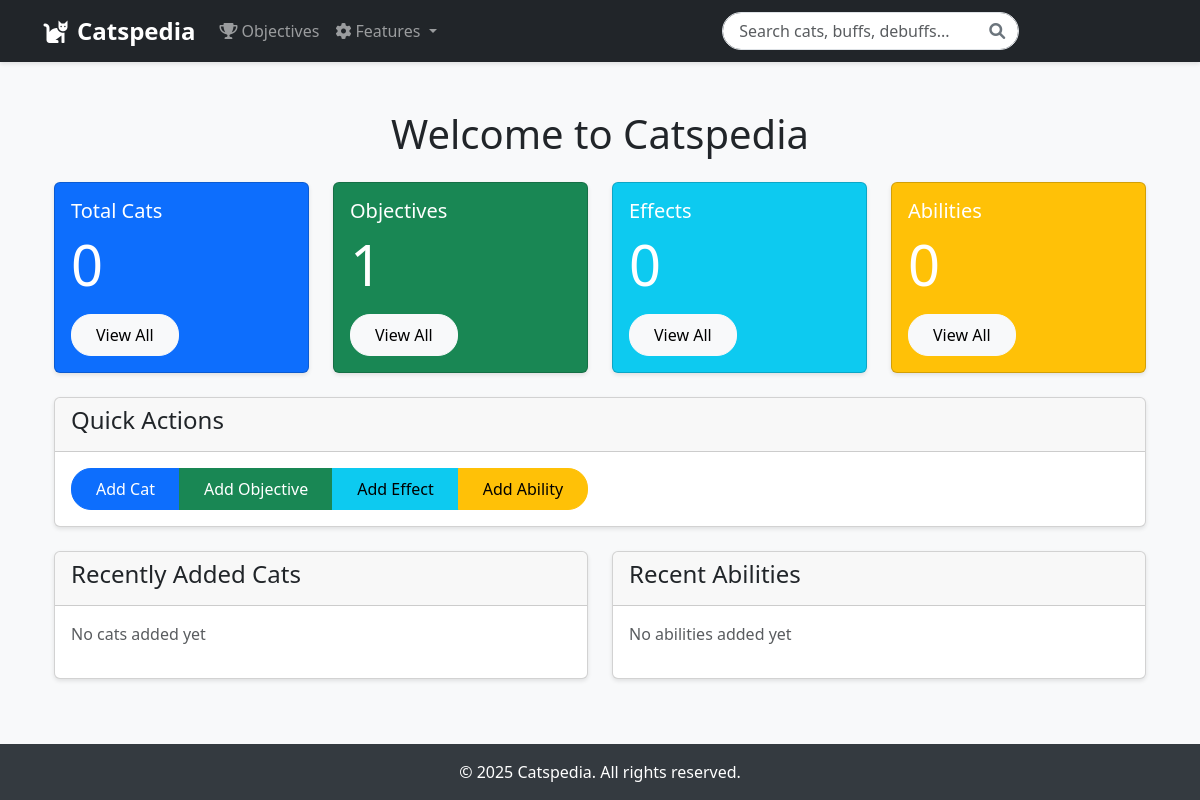
Before: / with the older database file.
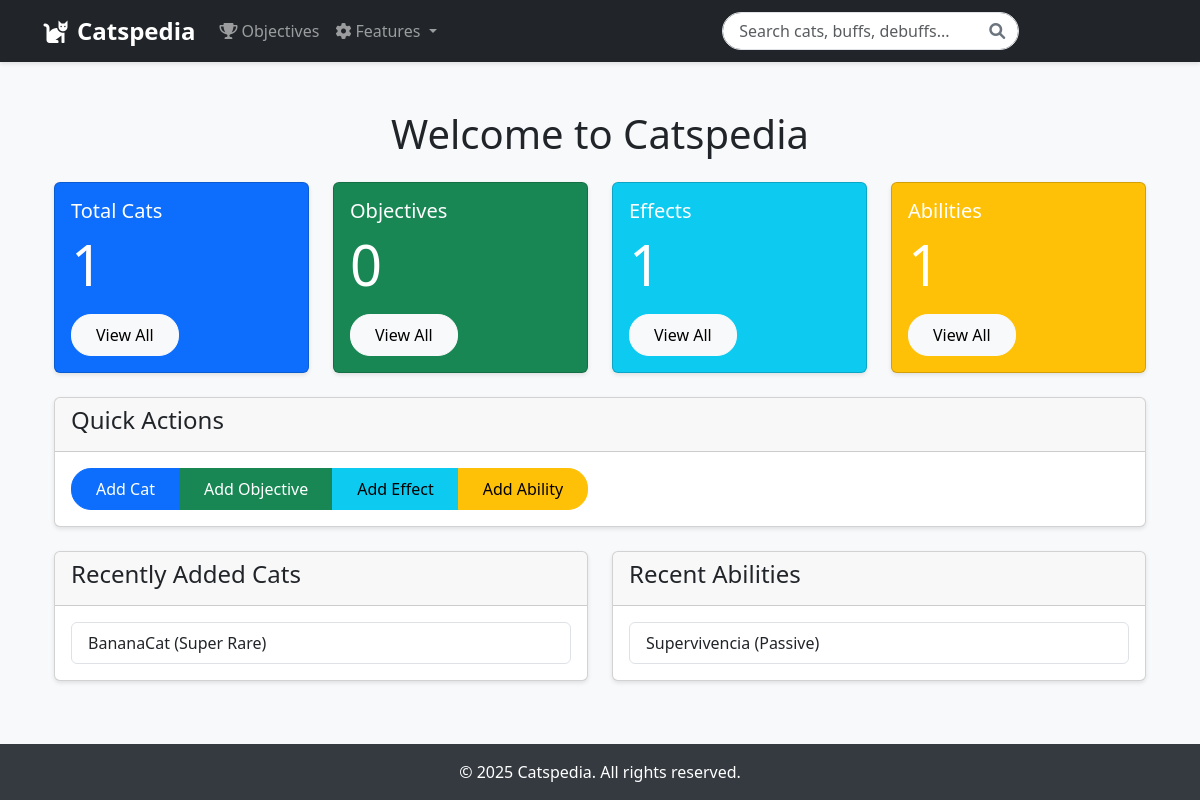
After: the same page with the newer database file.
### Catspedia/models.py (models this page shows, shortened)
class Cat(models.Model):
    name = models.CharField(max_length=100, unique=True)
    description = models.TextField(help_text="Description of the cat")
    rarity = models.CharField(
        max_length=50,
        choices=[
            ('NORMAL', 'Normal'),
            ('SPECIAL', 'Special'),
            ('RARE', 'Rare'),
            ('SUPER_RARE', 'Super Rare'),
            ('UBER_RARE', 'Uber Rare'),
            ('LEGEND_RARE', 'Legend Rare')
        ],
        default='NORMAL'
    )
    image = models.ImageField(upload_to='cats/', blank=True, null=True)
    base_health = models.IntegerField(
        validators=[MinValueValidator(1)],
        help_text="Base health points"
    )
    base_attack = models.IntegerField(
        validators=[MinValueValidator(1)],
        help_text="Base attack power"
    )
    abilities = models.ManyToManyField(
        'Ability',
        related_name='cats',
        blank=True,
        help_text="Abilities this cat has"
    )
    attack_range = models.IntegerField(
        default=140,
        validators=[MinValueValidator(1)],
        help_text="Attack range in pixels"
    )
    attack_speed = models.FloatField(
        default=1.0,
        validators=[MinValueValidator(0.1)],
        help_text="Attack speed (attacks per second)"
    )
    movement_speed = models.IntegerField(
        default=10,
        validators=[MinValueValidator(1)],
        help_text="Movement speed"
    )
    cost = models.IntegerField(
        default=75,
        validators=[MinValueValidator(0)],
        help_text="Cost to deploy"
    )
    created_at = models.DateTimeField(auto_now_add=True)
    updated_at = models.DateTimeField(auto_now=True)
    class Meta:
        ordering = ['rarity', 'name']
        verbose_name = "Cat"
        verbose_name_plural = "Cats"

class Ability(models.Model):
    name = models.CharField(max_length=100, unique=True)
    description = models.TextField(help_text="Description of the ability")
    effects = models.ManyToManyField(
        Effect,
        related_name='abilities',
        blank=True,
        help_text="Effects this ability can produce (optional)"
    )
    ability_type = models.CharField(
        max_length=50,
        choices=[
            ('PASSIVE', 'Passive'),
            ('ACTIVE', 'Active'),
            ('CONDITIONAL', 'Conditional'),
            ('TRIGGERED', 'Triggered')
        ],
        default='PASSIVE'
    )
    target_traits = models.JSONField(
        default=list,
        help_text="List of enemy traits this ability affects"
    )
    requirements = models.JSONField(
        default=dict,
        help_text="Requirements to unlock/use this ability"
    )
    energy_cost = models.IntegerField(
        default=0,
        validators=[MinValueValidator(0)],
        help_text="Energy cost to use the ability (if active)"
    )
    created_at = models.DateTimeField(auto_now_add=True)
    updated_at = models.DateTimeField(auto_now=True)
    class Meta:
        ordering = ['ability_type', 'name']
        verbose_name = "Ability"
        verbose_name_plural = "Abilities"

### Catspedia/views.py (the view)
# urls.py: path("", HomeView.as_view(), name="home"),
class HomeView(TemplateView):
    template_name = "catspedia/home.html"
    def get_context_data(self, **kwargs):
        context = super().get_context_data(**kwargs)
        context["cat_count"] = Cat.objects.count()
        context["objective_count"] = Objective.objects.count()
        context["effect_count"] = Effect.objects.count()
        context["ability_count"] = Ability.objects.count()
        context["recent_cats"] = Cat.objects.order_by('-created_at')[:5]
        context["recent_abilities"] = Ability.objects.order_by('-created_at')[:5]
        return context

### templates/catspedia/home.html (shortened to what the changed rows need)
{% extends 'catspedia/base.html' %}
{% block content %}
<div class="container py-4">
    <h1 class="text-center mb-4">Welcome to Catspedia</h1>
    <div class="row mb-4">
        <div class="col-md-3">            <div class="card text-white bg-primary">
                <div class="card-body">
                    <h5 class="card-title">Total Cats</h5>
                    <p class="card-text display-4">{{ cat_count }}</p>
                    <a href="{% url 'catspedia:cat-list' %}" class="btn btn-light">View All</a>
                </div>
            </div>
        </div>
        <div class="col-md-3">
            <div class="card text-white bg-success">
                <div class="card-body">
                    <h5 class="card-title">Objectives</h5>
                    <p class="card-text display-4">{{ objective_count }}</p>
                    <a href="{% url 'catspedia:objective-list' %}" class="btn btn-light">View All</a>
                </div>
            </div>
        </div>
        <div class="col-md-3">
            <div class="card text-white bg-info">
                <div class="card-body">
                    <h5 class="card-title">Effects</h5>
                    <p class="card-text display-4">{{ effect_count }}</p>
                    <a href="{% url 'catspedia:effect-list' %}" class="btn btn-light">View All</a>
                </div>
            </div>
        </div>
        <div class="col-md-3">
            <div class="card text-white bg-warning">
                <div class="card-body">
                    <h5 class="card-title">Abilities</h5>
                    <p class="card-text display-4">{{ ability_count }}</p>
                    <a href="{% url 'catspedia:ability-list' %}" class="btn btn-light">View All</a>
                </div>
            </div>
        </div>
    </div>
    <div class="row">
        <div class="col-md-6">
            <div class="card">
                <div class="card-body">
                    <div class="list-group">
                        {% for cat in recent_cats %}
                            <a href="{% url 'catspedia:cat-detail' cat.pk %}" class="list-group-item list-group-item-action">
                                {{ cat.name }} ({{ cat.get_rarity_display }})
                            </a>
                        {% empty %}
                            <p class="text-muted">No cats added yet</p>
                        {% endfor %}
                    </div>
                </div>
            </div>
        </div>
        <div class="col-md-6">
            <div class="card">
                <div class="card-body">
                    <div class="list-group">
                        {% for ability in recent_abilities %}
                            <a href="{% url 'catspedia:ability-detail' ability.pk %}" class="list-group-item list-group-item-action">
                                {{ ability.name }} ({{ ability.get_ability_type_display }})
                            </a>
                        {% empty %}
                            <p class="text-muted">No abilities added yet</p>
                        {% endfor %}
                    </div>
                </div>
            </div>
        </div>
    </div>
</div>
{% endblock %}

Changed rows visible on the page:
added Cat: name "BananaCat", rarity "Super Rare"
added Ability: name "Supervivencia", ability_type "Passive"
Other visible differences:
{{ cat_count }}: "0" → "1"
{{ objective_count }}: "1" → "0"
{{ effect_count }}: "0" → "1"
{{ ability_count }}: "0" → "1"
text no longer shown: "No cats added yet No abilities added yet"
